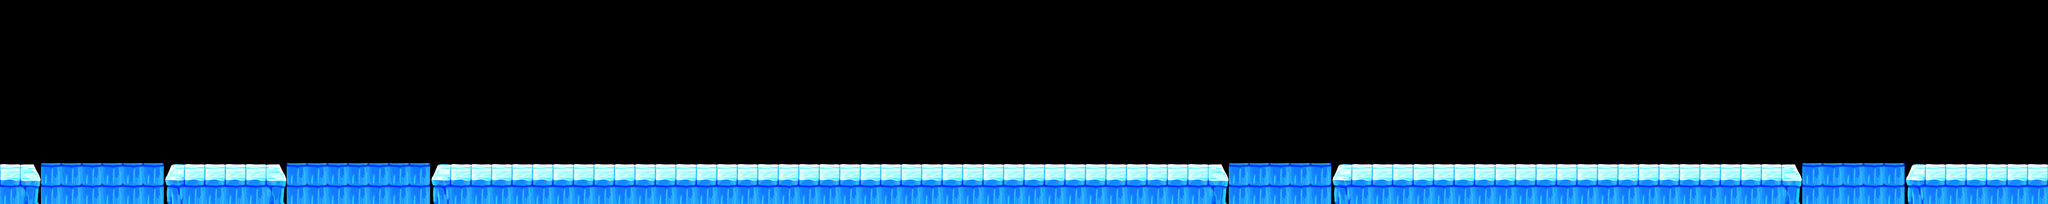

Below is a game level as drawn by its tile map, then a one-line description and the .tmx that defines it (tile-layer data replaced by summaries):
An orthogonal 100x10 tile map with 64x64 px tiles, 2 tile layers (bg, platform), 4 tilesets and 124 objects.

<map version="1.4" tiledversion="2020.11.25" orientation="orthogonal" renderorder="right-down" width="100" height="10" tilewidth="64" tileheight="64" infinite="0" nextlayerid="6" nextobjectid="973">
 <tileset firstgid="1" source="../bg_ice_block.tsx" />
 <tileset firstgid="9" source="../item.tsx" />
 <tileset firstgid="70" source="../bg_ice_bg.tsx" />
 <tileset firstgid="94" source="../bg_ice_bg.tsx" />
 <layer id="1" name="bg" width="100" height="10">
  <data>[1000 cells, 82 non-empty, 4 distinct tile ids]</data>
 </layer>
 <layer id="2" name="platform" width="100" height="10">
  <data>[1000 cells, 123 non-empty, 4 distinct tile ids]</data>
 </layer>
 <objectgroup id="3" name="object_obstacle">
  <object id="29" gid="5" x="2035" y="448" width="138" height="602" />
  <object id="30" gid="6" x="2163" y="368" width="93" height="602" />
  <object id="31" gid="5" x="2227" y="349" width="138" height="602" />
  <object id="32" gid="5" x="2480" y="240" width="138" height="602" />
  <object id="33" gid="5" x="2793" y="400" width="138" height="602" />
  <object id="34" gid="5" x="4832" y="128" width="138" height="602" />
  <object id="35" gid="5" x="4960" y="208" width="138" height="602" />
  <object id="36" gid="5" x="6096" y="382" width="138" height="602" />
  <object id="37" gid="5" x="6208" y="336" width="138" height="602" />
  <object id="38" gid="5" x="6336" y="448" width="138" height="602" />
  <object id="56" gid="6" x="679" y="448" width="93" height="602" />
  <object id="57" gid="5" x="753" y="275" width="138" height="602" />
  <object id="58" gid="6" x="2713" y="448" width="93" height="602" />
  <object id="59" gid="3" x="3263" y="550" width="90" height="111" />
 </objectgroup>
 <objectgroup id="4" name="object_item">
  <object id="378" gid="18" x="33" y="497" width="66" height="66" />
  <object id="379" gid="18" x="545" y="498" width="66" height="66" />
  <object id="380" gid="18" x="705" y="544" width="66" height="66" />
  <object id="381" gid="18" x="641" y="544" width="66" height="66" />
  <object id="382" gid="18" x="769" y="544" width="66" height="66" />
  <object id="383" gid="10" x="1537" y="498" width="66" height="66" />
  <object id="384" gid="10" x="1729" y="498" width="66" height="66" />
  <object id="385" gid="10" x="1665" y="498" width="66" height="66" />
  <object id="386" gid="10" x="1409" y="498" width="66" height="66" />
  <object id="387" gid="10" x="1857" y="498" width="66" height="66" />
  <object id="388" gid="10" x="1473" y="498" width="66" height="66" />
  <object id="389" gid="10" x="1793" y="498" width="66" height="66" />
  <object id="390" gid="10" x="1601" y="498" width="66" height="66" />
  <object id="391" gid="10" x="2945" y="540" width="66" height="66" />
  <object id="392" gid="10" x="2689" y="540" width="66" height="66" />
  <object id="393" gid="10" x="2625" y="540" width="66" height="66" />
  <object id="394" gid="10" x="3009" y="498" width="66" height="66" />
  <object id="395" gid="10" x="2817" y="540" width="66" height="66" />
  <object id="396" gid="10" x="2561" y="498" width="66" height="66" />
  <object id="397" gid="10" x="2881" y="540" width="66" height="66" />
  <object id="398" gid="10" x="2753" y="540" width="66" height="66" />
  <object id="399" gid="10" x="3841" y="476" width="66" height="66" />
  <object id="400" gid="10" x="3777" y="498" width="66" height="66" />
  <object id="401" gid="10" x="4161" y="498" width="66" height="66" />
  <object id="402" gid="10" x="4289" y="498" width="66" height="66" />
  <object id="403" gid="10" x="4225" y="498" width="66" height="66" />
  <object id="404" gid="10" x="4097" y="476" width="66" height="66" />
  <object id="405" gid="16" x="3943" y="474" width="114" height="114" />
  <object id="406" gid="69" x="4048" y="368" width="114" height="114" />
  <object id="407" gid="10" x="4481" y="498" width="66" height="66" />
  <object id="408" gid="10" x="4353" y="498" width="66" height="66" />
  <object id="409" gid="10" x="4417" y="498" width="66" height="66" />
  <object id="410" gid="10" x="6081" y="498" width="66" height="66" />
  <object id="411" gid="10" x="6209" y="498" width="66" height="66" />
  <object id="412" gid="10" x="6145" y="498" width="66" height="66" />
  <object id="413" gid="10" x="6337" y="540" width="66" height="66" />
  <object id="415" gid="10" x="6273" y="540" width="66" height="66" />
  <object id="416" gid="10" x="6401" y="540" width="66" height="66" />
  <object id="596" gid="10" x="2305" y="540" width="66" height="66" />
  <object id="597" gid="10" x="2049" y="540" width="66" height="66" />
  <object id="598" gid="13" x="2400" y="448" width="66" height="66" />
  <object id="599" gid="10" x="1985" y="540" width="66" height="66" />
  <object id="600" gid="10" x="2369" y="498" width="66" height="66" />
  <object id="601" gid="13" x="2464" y="448" width="66" height="66" />
  <object id="602" gid="13" x="2400" y="384" width="66" height="66" />
  <object id="603" gid="13" x="2528" y="384" width="66" height="66" />
  <object id="604" gid="10" x="2177" y="540" width="66" height="66" />
  <object id="605" gid="13" x="2464" y="384" width="66" height="66" />
  <object id="606" gid="13" x="2528" y="448" width="66" height="66" />
  <object id="607" gid="10" x="1921" y="498" width="66" height="66" />
  <object id="608" gid="10" x="2241" y="540" width="66" height="66" />
  <object id="609" gid="10" x="2113" y="540" width="66" height="66" />
  <object id="711" gid="18" x="-31" y="497" width="66" height="66" />
  <object id="712" gid="18" x="335" y="317" width="66" height="66" />
  <object id="713" gid="18" x="145" y="354" width="66" height="66" />
  <object id="714" gid="18" x="64" y="426" width="66" height="66" />
  <object id="715" gid="18" x="512" y="426" width="66" height="66" />
  <object id="716" gid="18" x="242" y="317" width="66" height="66" />
  <object id="717" gid="18" x="434" y="351" width="66" height="66" />
  <object id="718" gid="10" x="1345" y="499" width="66" height="66" />
  <object id="719" gid="10" x="876" y="427" width="66" height="66" />
  <object id="720" gid="10" x="1045" y="318" width="66" height="66" />
  <object id="721" gid="10" x="1135" y="318" width="66" height="66" />
  <object id="722" gid="10" x="1221" y="352" width="66" height="66" />
  <object id="723" gid="10" x="1297" y="427" width="66" height="66" />
  <object id="724" gid="10" x="961" y="352" width="66" height="66" />
  <object id="725" gid="10" x="833" y="499" width="66" height="66" />
  <object id="726" gid="10" x="4524" y="427" width="66" height="66" />
  <object id="727" gid="10" x="4693" y="318" width="66" height="66" />
  <object id="728" gid="10" x="4783" y="318" width="66" height="66" />
  <object id="729" gid="10" x="4869" y="352" width="66" height="66" />
  <object id="730" gid="10" x="4945" y="427" width="66" height="66" />
  <object id="731" gid="10" x="4609" y="352" width="66" height="66" />
  <object id="732" gid="10" x="5505" y="497" width="66" height="66" />
  <object id="733" gid="10" x="5036" y="425" width="66" height="66" />
  <object id="734" gid="10" x="5205" y="316" width="66" height="66" />
  <object id="735" gid="10" x="5295" y="316" width="66" height="66" />
  <object id="736" gid="10" x="5381" y="350" width="66" height="66" />
  <object id="737" gid="10" x="5457" y="425" width="66" height="66" />
  <object id="738" gid="10" x="5121" y="350" width="66" height="66" />
  <object id="739" gid="10" x="4993" y="497" width="66" height="66" />
  <object id="740" gid="10" x="6017" y="497" width="66" height="66" />
  <object id="741" gid="10" x="5548" y="425" width="66" height="66" />
  <object id="742" gid="10" x="5717" y="316" width="66" height="66" />
  <object id="743" gid="10" x="5807" y="316" width="66" height="66" />
  </objectgroup>
 <objectgroup id="5" name="object_monster">
  <!-- 13 objects omitted --></objectgroup>
</map>
<!-- 25 of 124 objects omitted -->
